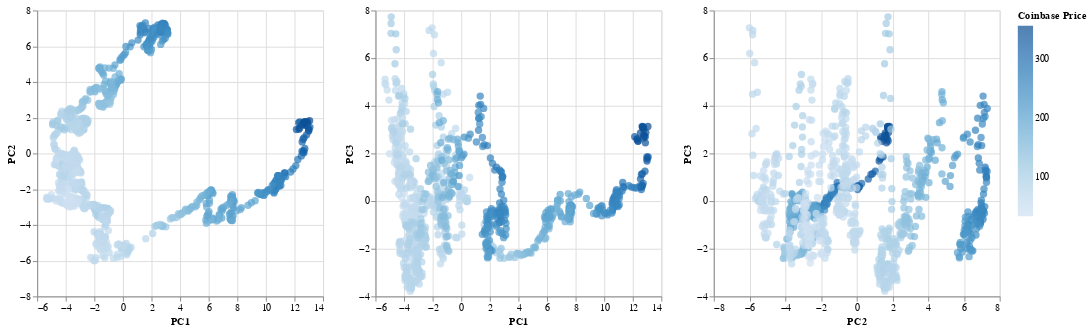

This figure's notebook cell:
### Code cell
import altair as alt

# Create a DataFrame for the Coinbase principal components
coinbase_pca_df = pd.DataFrame(
    data=coinbase_principal_components,
    columns=[f"PC{i+1}" for i in range(3)]
)

# Add the target variable to the DataFrame
coinbase_pca_df["coinbase_price"] = y_coinbase.values

# Create a scatter plot of PC1 and PC2 colored by the target variable
coin1 = alt.Chart(coinbase_pca_df).mark_circle(size=60).encode(
    x="PC1",
    y="PC2",
    color=alt.Color("coinbase_price", title="Coinbase Price"),
    tooltip=["coinbase_price"]
)

# Create a scatter plot of PC1 and PC3 colored by the target variable
coin2 = alt.Chart(coinbase_pca_df).mark_circle(size=60).encode(
    x="PC1",
    y="PC3",
    color="coinbase_price",
    tooltip=["coinbase_price"]
)

# Create a scatter plot of PC2 and PC3 colored by the target variable
coin3 = alt.Chart(coinbase_pca_df).mark_circle(size=60).encode(
    x="PC2",
    y="PC3",
    color="coinbase_price",
    tooltip=["coinbase_price"]
)

# Display the scatter plots
coinbase_pca_chart = coin1 | coin2 | coin3

coinbase_pca_chart

### Figure 1 — Vega-Lite specification as saved in the notebook (floating-point values rounded to 4 significant figures; data arrays with more than 128 entries replaced by an {"elided": "..."} marker saying what was removed)
{"config": {"view": {"continuousWidth": 300, "continuousHeight": 300}}, "hconcat": [{"mark": {"type": "circle", "size": 60}, "encoding": {"color": {"field": "coinbase_price", "title": "Coinbase Price", "type": "quantitative"}, "tooltip": [{"field": "coinbase_price", "type": "quantitative"}], "x": {"field": "PC1", "type": "quantitative"}, "y": {"field": "PC2", "type": "quantitative"}}}, {"mark": {"type": "circle", "size": 60}, "encoding": {"color": {"field": "coinbase_price", "type": "quantitative"}, "tooltip": [{"field": "coinbase_price", "type": "quantitative"}], "x": {"field": "PC1", "type": "quantitative"}, "y": {"field": "PC3", "type": "quantitative"}}}, {"mark": {"type": "circle", "size": 60}, "encoding": {"color": {"field": "coinbase_price", "type": "quantitative"}, "tooltip": [{"field": "coinbase_price", "type": "quantitative"}], "x": {"field": "PC2", "type": "quantitative"}, "y": {"field": "PC3", "type": "quantitative"}}}], "data": {"name": "data-bda81de905f5914a027e23707ef659b5"}, "$schema": "https://vega.github.io/schema/vega-lite/v5.17.0.json", "datasets": {"data-bda81de905f5914a027e23707ef659b5": {"elided": "969 records"}}}
